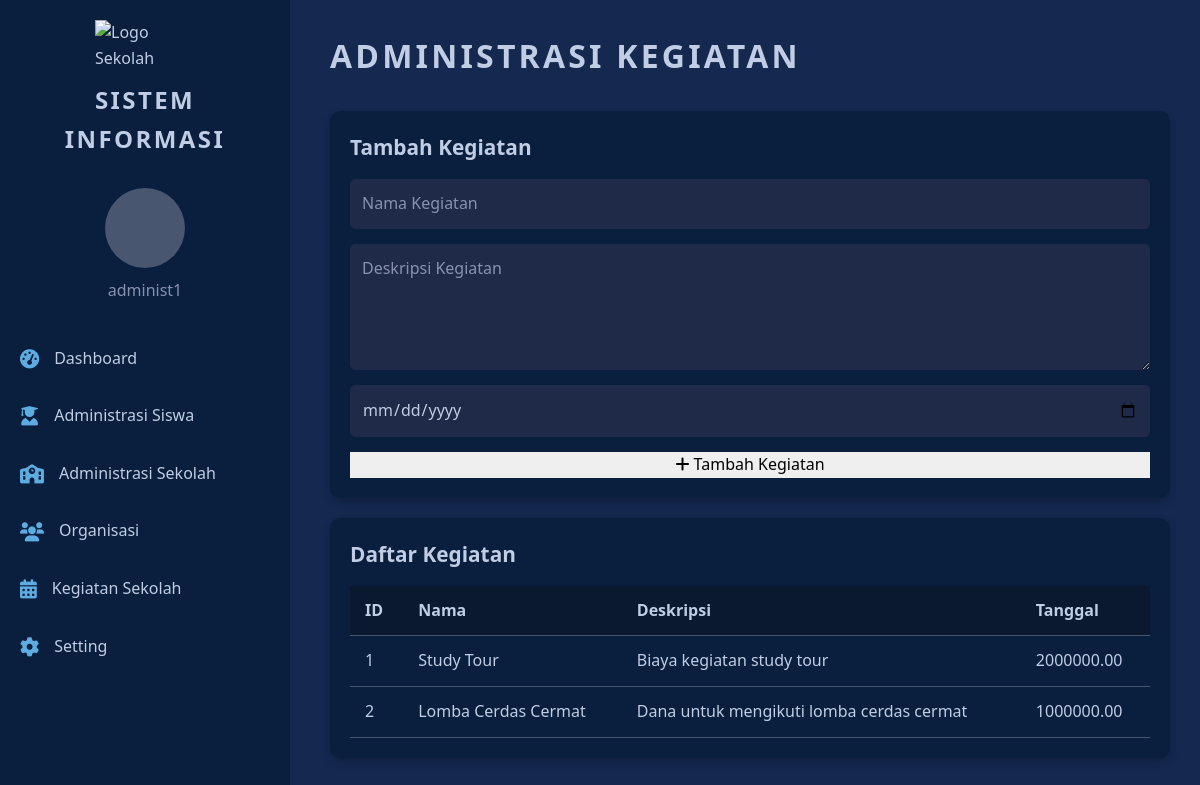
/administrasi_kegiatan.php (signed in), run on the app's committed database.
### tables this page shows
CREATE TABLE `activities` (
  `id` int(11) NOT NULL,
  `title` varchar(255) NOT NULL,
  `description` text NOT NULL,
  `amount` decimal(10,2) NOT NULL,
  `created_at` timestamp NOT NULL DEFAULT current_timestamp()
);

### administrasi_kegiatan.php (the view, shortened to what this page needs)
<?php
include 'config.php';
$username = $_SESSION['username'];
$kegiatan_query = $conn->query("SELECT * FROM activities");
?>
<!DOCTYPE html>
<html lang="en">
<head>
    <link rel="stylesheet" href="https://cdnjs.cloudflare.com/ajax/libs/font-awesome/6.0.0-beta3/css/all.min.css">
</head>
<body>
    <div class="sidebar">
        <img src="images/Logo SMK.png" alt="Logo Sekolah" class="logo">
        <h2>SISTEM INFORMASI</h2>
        <div class="user-info">
            <div class="profile-picture">
            </div>
            <span><?php echo htmlspecialchars($username); ?></span>
        </div>
        <a href="administrasi_dashboard.php"><i class="fas fa-tachometer-alt"></i> Dashboard</a>
        <a href="administrasi_siswa.php"><i class="fas fa-user-graduate"></i> Administrasi Siswa</a>
        <a href="administrasi_sekolah.php"><i class="fas fa-school"></i> Administrasi Sekolah</a>
        <a href="administrasi_organisasi.php"><i class="fas fa-users"></i> Organisasi</a>
        <a href="administrasi_kegiatan.php"><i class="fas fa-calendar-alt"></i> Kegiatan Sekolah</a>
        <a href="#" onclick="toggleSetting()"><i class="fas fa-cog"></i> Setting</a>
    </div>
    <div class="container">
        <h2 class="dashboard-title">ADMINISTRASI KEGIATAN</h2>
        <div class="card">
            <h3>Tambah Kegiatan</h3>
            <form method="POST" class="form-container">
                <input type="text" name="nama_kegiatan" placeholder="Nama Kegiatan" required>
                <textarea name="deskripsi_kegiatan" placeholder="Deskripsi Kegiatan" rows="4" required></textarea>
                <input type="date" name="tanggal_kegiatan" required>
                <button type="submit"><i class="fas fa-plus"></i> Tambah Kegiatan</button>
            </form>
        </div>
        <div class="card">
            <h3>Daftar Kegiatan</h3>
            <table>
                <thead>
                    <tr>
                        <th>ID</th>
                        <th>Nama</th>
                        <th>Deskripsi</th>
                        <th>Tanggal</th>
                    </tr>
                </thead>
                <tbody>
                    <?php while ($row = $kegiatan_query->fetch_assoc()) : ?>
                        <tr>
                            <td><?php echo htmlspecialchars($row['id']); ?></td>
                            <td><?php echo htmlspecialchars($row['title']); ?></td>
                            <td><?php echo htmlspecialchars($row['description']); ?></td>
                            <td><?php echo htmlspecialchars($row['amount']); ?></td>
                        </tr>
                    <?php endwhile; ?>
                </tbody>
            </table>
        </div>
    </div>
</body>
</html>

### administrasi_kegiatan.php (style rules this page uses)
body, h1, h2, h3, p, ul, li, button, input, textarea, table, th, td { margin: 0; padding: 0; border: 0; font-size: 100%; font: inherit; vertical-align: baseline; box-sizing: border-box; }
body { font-family: 'Segoe UI', Tahoma, Geneva, Verdana, sans-serif; background-color: #142850; color: #c0cde4; line-height: 1.6; overflow-x: hidden; display: flex; min-height: 100vh; }
.sidebar { width: 250px; background-color: #091f3d; padding: 20px; display: flex; flex-direction: column; align-items: center; position: fixed; height: 100vh; overflow-y: auto; scrollbar-width: none; -ms-overflow-style: none; }
.logo { width: 100px; margin-bottom: 10px; }
.sidebar h2 { font-size: 1.5em; font-weight: 600; color: #c0cde4; margin-bottom: 30px; text-transform: uppercase; letter-spacing: 0.1em; text-align: center; width: 100%; }
.user-info { display: flex; flex-direction: column; align-items: center; margin-bottom: 30px; }
.profile-picture { width: 80px; height: 80px; border-radius: 50%; background-color: #495670; margin-bottom: 10px; }
.user-info span { font-size: 1em; color: #8892b0; }
.sidebar a { display: flex; align-items: center; width: 100%; padding: 12px; margin-bottom: 8px; background-color: transparent; color: #c0cde4; text-decoration: none; border-radius: 8px; transition: background-color 0.3s ease; }
.sidebar a i { margin-right: 15px; font-size: 1.2em; color: #5dade2; }
.container { flex: 1; padding: 30px; margin-left: 300px; }
.dashboard-title { font-size: 2em; font-weight: 700; color: #c0cde4; letter-spacing: 0.1em; margin-bottom: 30px; text-transform: uppercase; text-align: left; }
.card { background-color: #091f3d; border-radius: 10px; padding: 20px; margin-bottom: 20px; box-shadow: 0 4px 8px rgba(0, 0, 0, 0.2); }
.card h3 { font-size: 1.3em; font-weight: 600; color: #c0cde4; margin-bottom: 15px; }
.form-container { display: flex; flex-direction: column; gap: 15px; }
.form-container input, .form-container textarea { padding: 12px; border: none; border-radius: 5px; background-color: #1e2a47; color: #c0cde4; font-family: 'Segoe UI', Tahoma, Geneva, Verdana, sans-serif; font-size: 1em; outline: none; }
.form-container input::placeholder, .form-container textarea::placeholder { color: #8892b0; }
.form-container textarea { resize: vertical; }
table { width: 100%; border-collapse: collapse; }
th, td { padding: 12px 15px; text-align: left; border-bottom: 1px solid #495670; }
th { background-color: #0a192f; color: #c0cde4; font-weight: 600; }

### data on the page
activities: id "1", title "Study Tour", description "Biaya kegiatan study tour", amount "2000000.00"
activities: id "2", title "Lomba Cerdas Cermat", description "Dana untuk mengikuti lomba cerdas cermat", amount "1000000.00"

### other printed values
$username "administ1"
